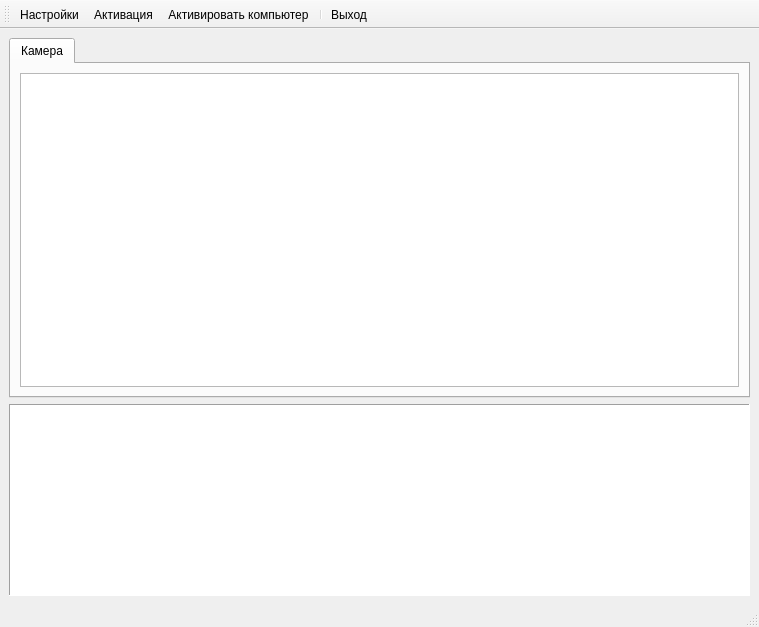
<?xml version="1.0" encoding="UTF-8"?>
<ui version="4.0">
 <class>MainWindow</class>
 <widget class="QMainWindow" name="MainWindow">
  <property name="geometry">
   <rect>
    <x>0</x>
    <y>0</y>
    <width>759</width>
    <height>627</height>
   </rect>
  </property>
  <property name="windowTitle">
   <string>Робот</string>
  </property>
  <property name="windowIcon">
   <iconset>
    <normaloff>icons/robot.png</normaloff>icons/robot.png</iconset>
  </property>
  <property name="toolButtonStyle">
   <enum>Qt::ToolButtonIconOnly</enum>
  </property>
  <widget class="QWidget" name="centralwidget">
   <layout class="QGridLayout" name="gridLayout">
    <item row="0" column="0">
     <widget class="QTabWidget" name="tabWidget">
      <property name="sizePolicy">
       <sizepolicy hsizetype="Expanding" vsizetype="Expanding">
        <horstretch>1</horstretch>
        <verstretch>1</verstretch>
       </sizepolicy>
      </property>
      <property name="minimumSize">
       <size>
        <width>0</width>
        <height>320</height>
       </size>
      </property>
      <property name="currentIndex">
       <number>0</number>
      </property>
      <widget class="QWidget" name="tabCamera">
       <attribute name="icon">
        <iconset>
         <normaloff>icons/eye.png</normaloff>icons/eye.png</iconset>
       </attribute>
       <attribute name="title">
        <string>Камера</string>
       </attribute>
       <layout class="QGridLayout" name="gridLayout_3">
        <item row="0" column="0">
         <widget class="QGraphicsView" name="gv_camera"/>
        </item>
       </layout>
      </widget>
     </widget>
    </item>
    <item row="1" column="0">
     <widget class="QTextEdit" name="teLog">
      <property name="frameShape">
       <enum>QFrame::Panel</enum>
      </property>
      <property name="readOnly">
       <bool>true</bool>
      </property>
     </widget>
    </item>
   </layout>
  </widget>
  <widget class="QStatusBar" name="statusbar"/>
  <widget class="QToolBar" name="toolBar">
   <property name="windowTitle">
    <string>toolBar</string>
   </property>
   <attribute name="toolBarArea">
    <enum>TopToolBarArea</enum>
   </attribute>
   <attribute name="toolBarBreak">
    <bool>false</bool>
   </attribute>
   <addaction name="actionConfig"/>
   <addaction name="actionActivateRobot"/>
   <addaction name="actionActivateComputer"/>
   <addaction name="separator"/>
   <addaction name="actionExit"/>
  </widget>
  <action name="actionActivateRobot">
   <property name="checkable">
    <bool>true</bool>
   </property>
   <property name="icon">
    <iconset>
     <normaloff>icons/robot_green.png</normaloff>
     <normalon>icons/robot_red.png</normalon>icons/robot_green.png</iconset>
   </property>
   <property name="text">
    <string>Активировать робота</string>
   </property>
   <property name="iconText">
    <string>Активация</string>
   </property>
   <property name="statusTip">
    <string>Активировать робота</string>
   </property>
  </action>
  <action name="actionConfig">
   <property name="icon">
    <iconset>
     <normaloff>icons/gear.png</normaloff>icons/gear.png</iconset>
   </property>
   <property name="text">
    <string>Настройки</string>
   </property>
   <property name="statusTip">
    <string>Открыть окно настроек робота</string>
   </property>
  </action>
  <action name="actionExit">
   <property name="icon">
    <iconset>
     <normaloff>icons/quit.png</normaloff>icons/quit.png</iconset>
   </property>
   <property name="text">
    <string>Выход</string>
   </property>
   <property name="statusTip">
    <string>Завершить работу</string>
   </property>
   <property name="shortcut">
    <string>Ctrl+X</string>
   </property>
  </action>
  <action name="actionActivateComputer">
   <property name="checkable">
    <bool>true</bool>
   </property>
   <property name="icon">
    <iconset>
     <normaloff>icons/chip-green.png</normaloff>
     <normalon>icons/chip-red.png</normalon>icons/chip-green.png</iconset>
   </property>
   <property name="text">
    <string>Активировать компьютер</string>
   </property>
  </action>
 </widget>
 <resources/>
 <connections>
  <connection>
   <sender>actionExit</sender>
   <signal>triggered()</signal>
   <receiver>MainWindow</receiver>
   <slot>close()</slot>
   <hints>
    <hint type="sourcelabel">
     <x>-1</x>
     <y>-1</y>
    </hint>
    <hint type="destinationlabel">
     <x>381</x>
     <y>248</y>
    </hint>
   </hints>
  </connection>
  <connection>
   <sender>actionActivateRobot</sender>
   <signal>toggled(bool)</signal>
   <receiver>MainWindow</receiver>
   <slot>on_activate_robot(bool)</slot>
   <hints>
    <hint type="sourcelabel">
     <x>-1</x>
     <y>-1</y>
    </hint>
    <hint type="destinationlabel">
     <x>493</x>
     <y>333</y>
    </hint>
   </hints>
  </connection>
  <connection>
   <sender>actionConfig</sender>
   <signal>triggered()</signal>
   <receiver>MainWindow</receiver>
   <slot>on_config()</slot>
   <hints>
    <hint type="sourcelabel">
     <x>-1</x>
     <y>-1</y>
    </hint>
    <hint type="destinationlabel">
     <x>551</x>
     <y>417</y>
    </hint>
   </hints>
  </connection>
  <connection>
   <sender>actionActivateComputer</sender>
   <signal>toggled(bool)</signal>
   <receiver>MainWindow</receiver>
   <slot>on_activate_computer(bool)</slot>
   <hints>
    <hint type="sourcelabel">
     <x>-1</x>
     <y>-1</y>
    </hint>
    <hint type="destinationlabel">
     <x>551</x>
     <y>417</y>
    </hint>
   </hints>
  </connection>
 </connections>
 <slots>
  <slot>on_activate_robot(bool)</slot>
  <slot>on_config()</slot>
  <slot>on_activate_computer(bool)</slot>
 </slots>
</ui>
